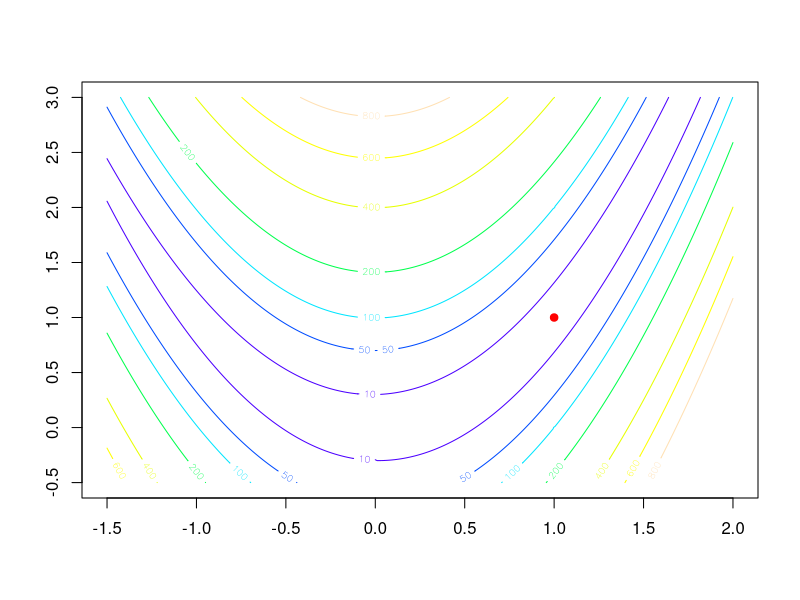

Recreate this plot in R.
g = function(x,y){return((1-x)^2 + 100*(y-x^2)^2 )}

x = seq(-1.5,2,.01)
y = seq(-0.5,3,.01)
z = outer(x, y, g)

levels=c(10,50, 100,200,400,600,800)
col   = topo.colors(length(levels))
contour(x,y, z,levels=levels,col=col)
points(1,1,pch=19, col="red")


simulatedAnnealing = function(x,y,n=100,f=function(x,y){return((1-x)^2 + 100*(y-x^2)^2 )},sd=0.1,T=NULL)
{
  x_ = c(x)
  y_ = c(y)
  for(i in 1:(n-1))
  {
      x_vorschlag = rnorm(1, x, sd)
      y_vorschlag = rnorm(1, y, sd)
    
    score_alt = f(x,y)
    score_neu = f(x_vorschlag, y_vorschlag)
    if(is.null(T))
    {
        T =  ((n-i)/n)/100
    }
    #konstant T=1/100
    if(exp(-(score_neu-score_alt)/T)>runif(1,0,1))
    {
      x = x_vorschlag
      y = y_vorschlag
      x_ = c(x,x_)
      y_ = c(y,y_)
    }

  }
  return(list(rev(x_),rev(y_)))
}
sa = simulatedAnnealing(0,0,100)

# Lecture
#pdf("SimulatedAnnealing.pdf",10.8/1.4,7.5/1.4)
#contour(x,y, z,levels=levels,col=col,main="Simulated Annealing (100 Iterationen, sigma=0.1)")
#points(1,1,pch=19, col="red")
#lines(sa[[1]],sa[[2]])
#points(sa[[1]],sa[[2]],pch=19)
##lines(sa[[1]],sa[[2]],col=gray(0.5))
##points(sa[[1]],sa[[2]],col=gray((length(sa[[1]]):1)/(1.2*length(sa[[1]]))),pch=19)
#dev.off()
